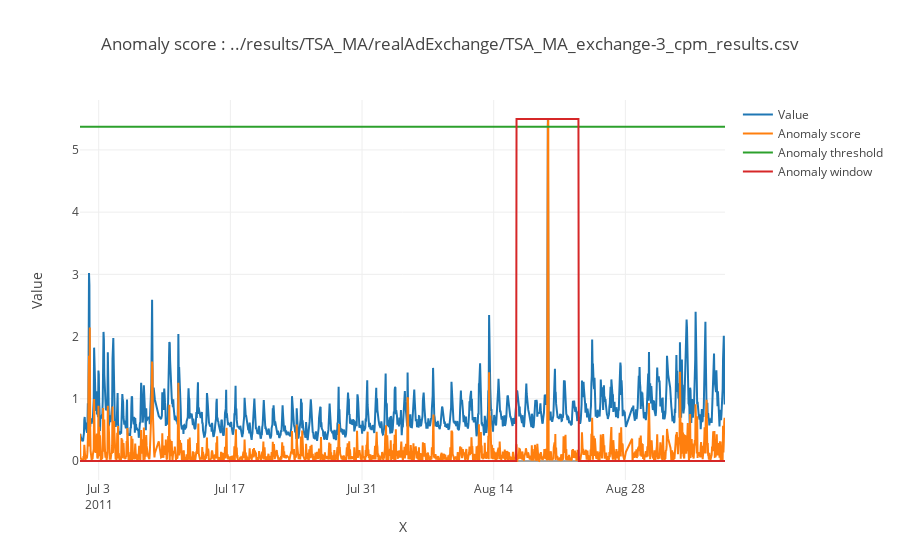
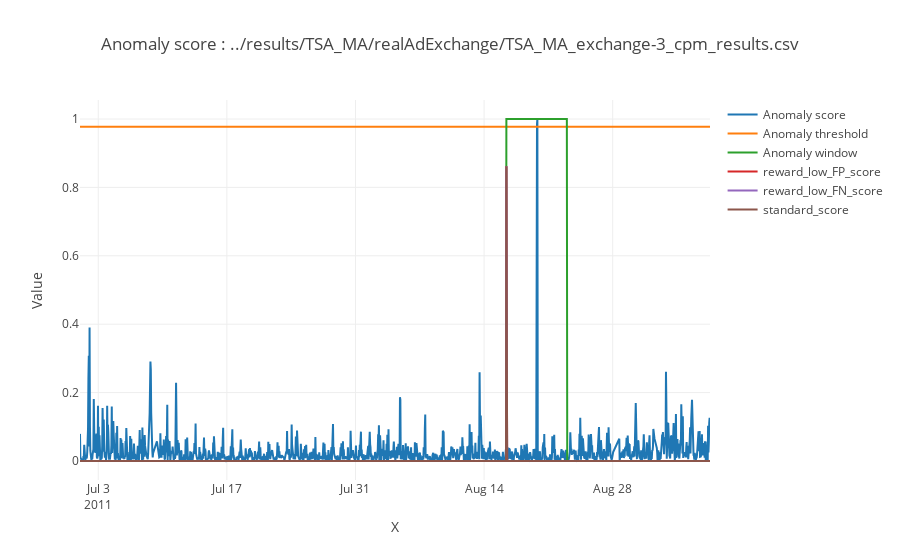

Notebook cell for these charts, in order:
### Code cell
#Plot Result
#Reading results file 
dataframe = pandas.read_csv(result_file)
x = np.array(dataframe[list(dataframe)[0]])
value = np.array(dataframe[list(dataframe)[1]])
anomaly_score = np.array(dataframe[list(dataframe)[2]])
anomaly_label = np.array(dataframe[list(dataframe)[3]])

# reward_low_FP_score = np.array(dataframe[list(dataframe)[4]])
# reward_low_FN_score = np.array(dataframe[list(dataframe)[5]])
# standard_score = np.array(dataframe[list(dataframe)[6]])

reward_low_FP_score = np.array(dataframe[list(dataframe)[4]])
reward_low_FN_score = np.array(dataframe[list(dataframe)[4]])
standard_score = np.array(dataframe[list(dataframe)[4]])


# Plot values, anomaly score and label scaled to values
value_max = np.max(value)
trace_value = {"x": x,
         "y": value,
         "mode": 'lines',
         "name": 'Value'}

trace_anomaly_score = {"x": x,
              "y": anomaly_score*value_max,
              "mode": 'lines',
              "name": 'Anomaly score'}

trace_anomaly_label = {"x": x,
              "y": anomaly_label*value_max,
              "mode": 'lines',
              "name": 'Anomaly window'}
trace_threshold = {"x": x,
              "y": np.ones(len(x))*threshold*value_max,
              "mode": 'lines',
              "name": 'Anomaly threshold'}

traces = [trace_value,trace_anomaly_score,trace_threshold,trace_anomaly_label]
layout = dict(title = "Anomaly score : "+result_file,
              xaxis = dict(title = 'X'),
              yaxis = dict(title = 'Value')
             )
fig = dict(data=traces, layout=layout)
iplot(fig)

#plot, anomalys score, label, and result from benchmark
trace_anomaly_score = {"x": x,
              "y": anomaly_score,
              "mode": 'lines',
              "name": 'Anomaly score'}

trace_anomaly_label = {"x": x,
              "y": anomaly_label,
              "mode": 'lines',
              "name": 'Anomaly window'}

trace_threshold = {"x": x,
              "y": np.ones(len(x))*threshold,
              "mode": 'lines',
              "name": 'Anomaly threshold'}

trace_reward_low_FP_score = {"x": x,
              "y": reward_low_FP_score,
              "mode": 'lines',
              "name": 'reward_low_FP_score'}

trace_reward_low_FN_score = {"x": x,
              "y": reward_low_FN_score,
              "mode": 'lines',
              "name": 'reward_low_FN_score'}

trace_standard_score = {"x": x,
              "y": standard_score,
              "mode": 'lines',
              "name": 'standard_score'}

traces = [trace_anomaly_score,trace_threshold,trace_anomaly_label,trace_reward_low_FP_score,trace_reward_low_FN_score,trace_standard_score]
layout = dict(title = "Anomaly score : "+result_file,
              xaxis = dict(title = 'X'),
              yaxis = dict(title = 'Value')
             )
fig = dict(data=traces, layout=layout)
iplot(fig)

### Figure 1 — Plotly figure (JSON) as saved in the notebook; plotly's stock layout.template omitted (floating-point values rounded to 4 significant figures; data arrays with more than 128 entries replaced by an {"elided": "..."} marker saying what was removed)
{"data": [{"mode": "lines", "name": "Value", "type": "scatter", "uid": "0704599e-6756-41f3-a40b-9ae69301a08e", "x": {"elided": "1538 str values"}, "y": {"elided": "1538 float values"}}, {"mode": "lines", "name": "Anomaly score", "type": "scatter", "uid": "2c4e2b8a-d920-4ab0-8fda-8f410fd4ec6a", "x": {"elided": "1538 str values"}, "y": {"elided": "1538 float values"}}, {"mode": "lines", "name": "Anomaly threshold", "type": "scatter", "uid": "2edbef22-dfd1-484f-b06b-3209fb056f40", "x": {"elided": "1538 str values"}, "y": {"elided": "1538 float values"}}, {"mode": "lines", "name": "Anomaly window", "type": "scatter", "uid": "2519bcdd-2419-45d4-9743-157591f0fc96", "x": {"elided": "1538 str values"}, "y": {"elided": "1538 float values"}}], "layout": {"title": "Anomaly score : ../results/TSA_MA/realAdExchange/TSA_MA_exchange-3_cpm_results.csv", "xaxis": {"title": "X"}, "yaxis": {"title": "Value"}}}

### Figure 2 — Plotly figure (JSON) as saved in the notebook; plotly's stock layout.template omitted (floating-point values rounded to 4 significant figures; data arrays with more than 128 entries replaced by an {"elided": "..."} marker saying what was removed)
{"data": [{"mode": "lines", "name": "Anomaly score", "type": "scatter", "uid": "2797ea3a-64be-4387-aa8b-c7a57bf33626", "x": {"elided": "1538 str values"}, "y": {"elided": "1538 float values"}}, {"mode": "lines", "name": "Anomaly threshold", "type": "scatter", "uid": "6d14cc95-0912-4882-a3af-d8cc3fb86004", "x": {"elided": "1538 str values"}, "y": {"elided": "1538 float values"}}, {"mode": "lines", "name": "Anomaly window", "type": "scatter", "uid": "836ddcf7-064f-49da-bfa1-36535d0d0c90", "x": {"elided": "1538 str values"}, "y": {"elided": "1538 int values"}}, {"mode": "lines", "name": "reward_low_FP_score", "type": "scatter", "uid": "d755c7ca-aa95-4aa2-a239-2e1d40540dc1", "x": {"elided": "1538 str values"}, "y": {"elided": "1538 float values"}}, {"mode": "lines", "name": "reward_low_FN_score", "type": "scatter", "uid": "7b810cc5-828e-44e0-8b43-d9dd8b6639ac", "x": {"elided": "1538 str values"}, "y": {"elided": "1538 float values"}}, {"mode": "lines", "name": "standard_score", "type": "scatter", "uid": "f4cb151d-0d53-4877-8f70-943c5349cbb1", "x": {"elided": "1538 str values"}, "y": {"elided": "1538 float values"}}], "layout": {"title": "Anomaly score : ../results/TSA_MA/realAdExchange/TSA_MA_exchange-3_cpm_results.csv", "xaxis": {"title": "X"}, "yaxis": {"title": "Value"}}}
